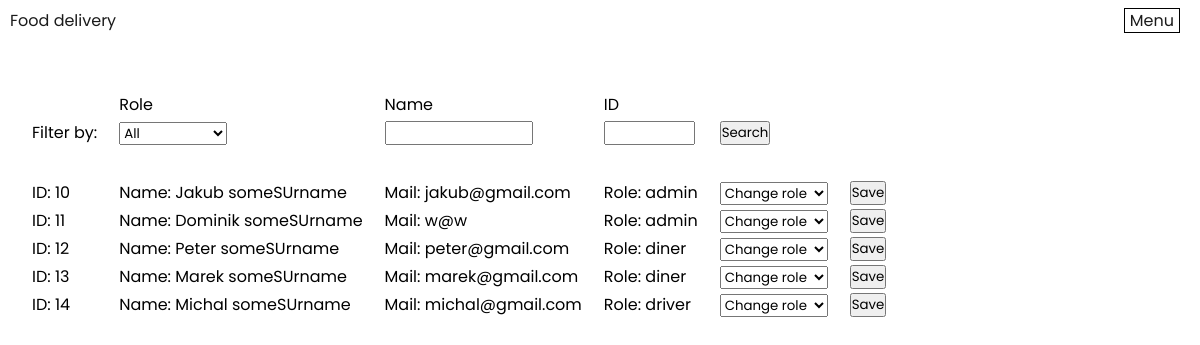
Page /manageUsers.php (signed in) on the earlier database version.
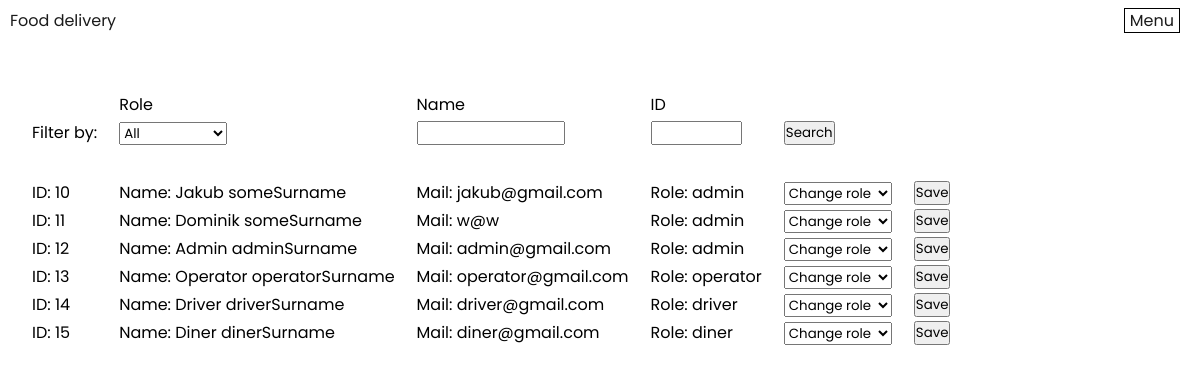
Same page on the later database version.
### tables this page shows
CREATE TABLE person (
  personId INT AUTO_INCREMENT NOT NULL PRIMARY KEY,
  Name TINYTEXT,
  Surname TINYTEXT,
  Town TINYTEXT,
  Street TINYTEXT,
  ZIP INT,
  phoneNumber TINYTEXT,
  mail TINYTEXT,
  hashedPassword LONGTEXT,
  state ENUM("unregistered", "diner", "driver", "operator", "admin")
);

### manageUsers.php (the view, shortened to what this page needs)
<?php
include "header.php";
include "dbConnect.php"; ?>
<link rel="stylesheet" href="styles/manage-users-style.css">
<div class="main-page-container">
<?php
if(!isset($_POST['filter'])){
    $data = $pdo->query("SELECT personId,Name,Surname,mail,state FROM person")->fetchAll(PDO::FETCH_ASSOC);
    print_Persons($data);
}
function print_Persons($data){
    echo <<<HTML
    <table class="person-table">
    <tr>
    <td></td>
    <td class="person-td">Role</td>
    <td class="person-td">Name</td>
    <td class="person-td">ID</td>
    </tr>
    <tr>
        <td class="person-td">Filter by:</td>
        <td class="person-td"><form action="#" method="post">
            <select name="Role">
            <option value="All" >All</option>
            <option value="unregistered">Unregistered</option>
            <option value="diner">Diner</option>
            <option value="driver">Driver</option>
            <option value="operator">Operator</option>
            <option value="admin">Admin</option>
            </select>
            </td>
            <td class="person-td"><input type="text" name="nameLookup" size="10"></td>
            <td class="person-td"><input type="text" name="idLookup" size="5"></td>
            <td class="person-td"><input type="submit" name="filter" value="Search"></td>
        </form>
    </tr>
    <tr><td height="30"></td></tr>
HTML;
    foreach ($data as $person) {
        $id = $person['personId'];
        echo <<<HTML
            <tr>
                <td class="person-td">ID: $id</td>
                <td class="person-td">Name: {$person['Name']} {$person['Surname']}</td>
                <td class="person-td">Mail: {$person['mail']}</td>
                <td class="person-td">Role: {$person['state']}</td>
                <td class="person-td">
                    <form action="#" method="post">
                    <select name="ChangeRole">
                        <option value="" selected disabled hidden>Change role</option>
                        <option value="unregistered_$id">Unregistered</option>
                        <option value="diner_$id">Diner</option>
                        <option value="driver_$id">Driver</option>
                        <option value="operator_$id">Operator</option>
                        <option value="admin_$id">Admin</option>
                    </select>
                </td>
                <td class="person-td"><input type="submit" name="submit" value="Save"></td>
                </form>
            </tr>
HTML;
    }
    echo "</table>";
}
?>
</div>

### header.php (shortened to what this page needs)
<!DOCTYPE html>
<html lang="en">
<head>
    <link rel="stylesheet" href="styles/header-style.css">
    <link rel="stylesheet" type="text/css" href="styles/style.css">
</head>
<body>
    <div class="main-page-container">
        <div class="main-header">
            <p><a href="index.php">Food delivery</a></p>
            <div class="header-nav">
                <a class="menu-nav-link"  href="#">Menu</a>
            </div>
        </div>
    </div>
</body>
</html>

### styles/header-style.css (style rules this page uses)
.main-header { display: flex; align-items: center; justify-content: space-between; height: 40px; margin-bottom: 50px; }
a { text-decoration:none; color: rgb(27, 27, 27); }
.header-nav a { margin: 0 10px; padding: 0 5px; border: 1px solid black; }

### styles/style.css (style rules this page uses)
* { box-sizing: border-box; margin: 0; padding: 0; font-family: 'Poppins', sans-serif; }
.main-page-container { max-width: 1300px; margin: 0 auto; padding: 0 10px; position: relative; }

### styles/manage-users-style.css (style rules this page uses)
.person-table { margin-left: 20px; margin-right: 20px; }
.person-td { text-align: left; padding-right:20px; }

Differences in the rows shown:
changed person "Jakub": Surname "someSUrname" → "someSurname"
changed person "Dominik": Surname "someSUrname" → "someSurname"
changed person id 12: Name "Peter" → "Admin"; Surname "someSUrname" → "adminSurname"; mail "peter@gmail.com" → "admin@gmail.com"; state "diner" → "admin"
changed person id 13: Name "Marek" → "Operator"; Surname "someSUrname" → "operatorSurname"; mail "marek@gmail.com" → "operator@gmail.com"; state "diner" → "operator"
changed person "driver": Name "Michal" → "Driver"; Surname "someSUrname" → "driverSurname"; mail "michal@gmail.com" → "driver@gmail.com"
added person: personId "15", Name "Diner", Surname "dinerSurname", mail "diner@gmail.com", state "diner"
